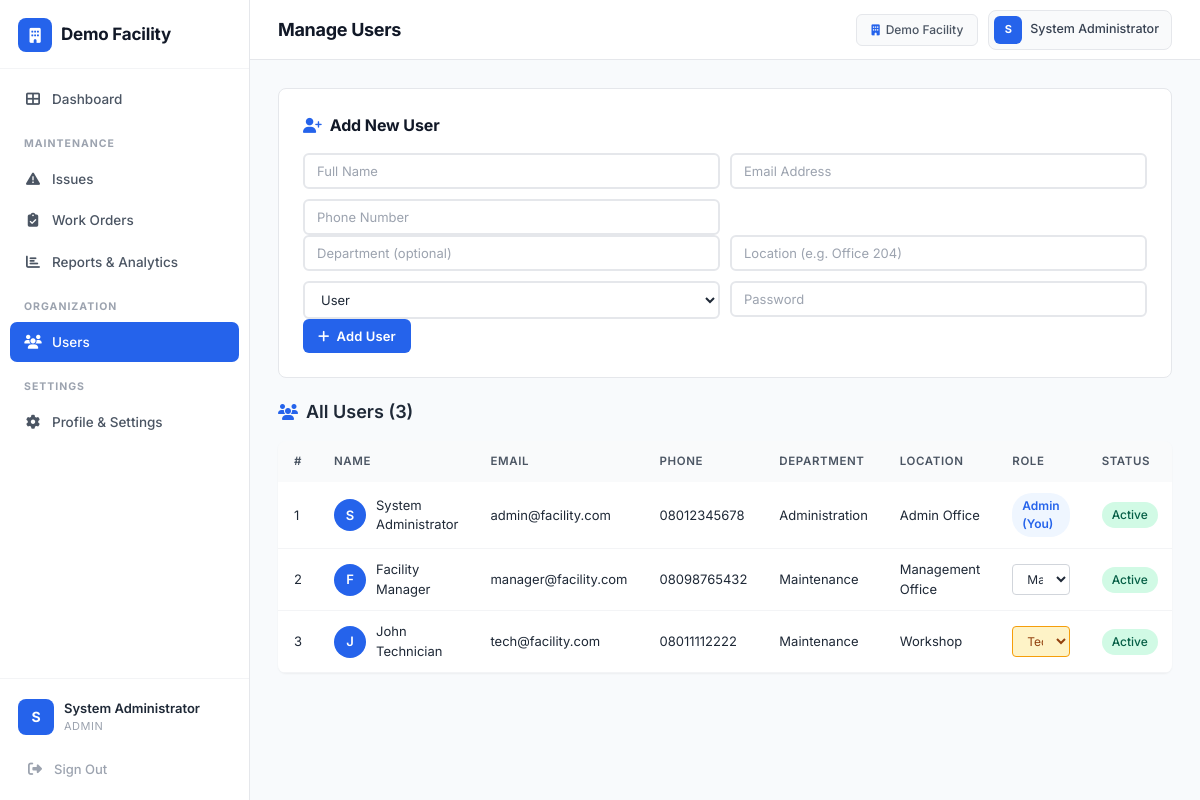
The page /admin/users.php (signed in) on the database its author committed.
### tables this page shows
CREATE TABLE IF NOT EXISTS users (
    id INT AUTO_INCREMENT PRIMARY KEY,
    organization_id INT NOT NULL,
    full_name VARCHAR(100) NOT NULL,
    email VARCHAR(150) NOT NULL UNIQUE,
    password_hash VARCHAR(255) NOT NULL,
    phone VARCHAR(20),
    department VARCHAR(100),
    location VARCHAR(200),
    profile_image VARCHAR(255) DEFAULT NULL,
    role ENUM('user', 'technician', 'manager', 'admin', 'superadmin') NOT NULL DEFAULT 'user',
    is_approved TINYINT(1) NOT NULL DEFAULT 0,
    is_active TINYINT(1) NOT NULL DEFAULT 1,
    created_at TIMESTAMP DEFAULT CURRENT_TIMESTAMP,
    updated_at TIMESTAMP DEFAULT CURRENT_TIMESTAMP ON UPDATE CURRENT_TIMESTAMP,
    FOREIGN KEY (organization_id) REFERENCES organizations(id) ON DELETE CASCADE
);

### includes/auth.php (called while the page is built, shortened)
<?php
function is_logged_in() {
    return isset($_SESSION['user_id']);
}
function current_user() {
    return [
        'id' => $_SESSION['user_id'],
        'name' => $_SESSION['user_name'],
        'email' => $_SESSION['user_email'],
        'role' => $_SESSION['user_role'],
        'organization_id' => $_SESSION['organization_id'],
        'org_name' => $_SESSION['org_name'],
        'org_code' => $_SESSION['org_code'],
        'profile_image' => $_SESSION['profile_image'] ?? null,
        'logo_path' => $_SESSION['logo_path'] ?? null
    ];
}
?>

### admin/users.php (the view, shortened to what this page needs)
<?php
require_once __DIR__ . '/../includes/auth.php';
$page_title = 'Manage Users';
$db = getDBConnection();
$org_id = get_org_id();
$stmt = $db->prepare("SELECT * FROM users WHERE organization_id = ? AND is_approved = 1 ORDER BY created_at DESC");
$stmt->execute([$org_id]);
$users = $stmt->fetchAll();
require_once __DIR__ . '/../includes/header.php';
?>
<div class="detail-card" style="margin-bottom: 20px;">
    <h2><i class="fas fa-user-plus"></i> Add New User</h2>
    <form method="POST" action="" class="add-user-form">
        <div class="form-row">
            <div class="form-group">
                <input type="text" name="full_name" placeholder="Full Name" required>
            </div>
            <div class="form-group">
                <input type="email" name="email" placeholder="Email Address" required>
            </div>
            <div class="form-group">
                <input type="tel" name="phone" placeholder="Phone Number">
            </div>
        </div>
        <div class="form-row">
            <div class="form-group">
                <input type="text" name="department" placeholder="Department (optional)">
            </div>
            <div class="form-group">
                <input type="text" name="location" placeholder="Location (e.g. Office 204)">
            </div>
            <div class="form-group">
                <select name="new_role">
                    <option value="user">User</option>
                </select>
            </div>
            <div class="form-group">
                <input type="password" name="password" placeholder="Password" required minlength="6">
            </div>
        </div>
        <button type="submit" class="btn btn-primary btn-sm">
            <i class="fas fa-plus"></i> Add User
        </button>
    </form>
</div>
<div class="section-header">
    <h2><i class="fas fa-users"></i> All Users (<?php echo count($users); ?>)</h2>
</div>
<div class="table-responsive">
    <table class="data-table" id="usersTable">
        <thead>
            <tr>
                <th>#</th>
                <th>Name</th>
                <th>Email</th>
                <th>Phone</th>
                <th>Department</th>
                <th>Location</th>
                <th>Role</th>
                <th>Status</th>
            </tr>
        </thead>
        <tbody>
            <?php foreach ($users as $u): ?>
            <tr class="<?php echo !$u['is_active'] ? 'row-inactive' : ''; ?>">
                <td><?php echo $u['id']; ?></td>
                <td>
                    <div class="user-cell">
                        <div class="user-avatar-sm"><?php echo strtoupper(substr($u['full_name'], 0, 1)); ?></div>
                        <?php echo htmlspecialchars($u['full_name']); ?>
                    </div>
                </td>
                <td><?php echo htmlspecialchars($u['email']); ?></td>
                <td><?php echo htmlspecialchars($u['phone']); ?></td>
                <td><?php echo htmlspecialchars($u['department'] ?? '-'); ?></td>
                <td><?php echo htmlspecialchars($u['location']); ?></td>
                <td>
                    <?php if ($u['id'] !== $_SESSION['user_id']): ?>
                    <form method="POST" action="" class="inline-form role-form">
                        <select name="new_role" onchange="this.form.submit()" class="role-select role-<?php echo $u['role']; ?>">
                            <option value="technician" <?php echo $u['role'] === 'technician' ? 'selected' : ''; ?>>Technician</option>
                            <option value="manager" <?php echo $u['role'] === 'manager' ? 'selected' : ''; ?>>Manager</option>
                        </select>
                    </form>
                    <?php else: ?>
                    <span class="badge badge-role"><?php echo ucfirst($u['role']); ?> (You)</span>
                    <?php endif; ?>
                </td>
                <td>
                    <span class="badge <?php echo $u['is_active'] ? 'badge-active' : 'badge-inactive'; ?>">
                        <?php echo $u['is_active'] ? 'Active' : 'Inactive'; ?>
                    </span>
                </td>
            </tr>
            <?php endforeach; ?>
        </tbody>
    </table>
</div>
<?php require_once __DIR__ . '/../includes/footer.php'; ?>

### includes/header.php (shortened to what this page needs)
<?php
$user = current_user();
$user_role = $user ? $user['role'] : '';
$current_page = basename($_SERVER['PHP_SELF']);
$current_dir = basename(dirname($_SERVER['PHP_SELF']));
?>
<!DOCTYPE html>
<html lang="en">
<head>
    <link rel="stylesheet" href="https://cdnjs.cloudflare.com/ajax/libs/font-awesome/6.4.0/css/all.min.css">
    <link rel="stylesheet" href="<?php echo APP_URL; ?>/assets/css/style.css">
</head>
<body>
    <?php if ($user): ?>
    <aside class="sidebar" id="sidebar">
        <div class="sidebar-header">
            <a href="<?php echo APP_URL; ?>" class="logo">
                <?php if ($user['logo_path']): ?>
                    <img src="<?php echo APP_URL . '/' . htmlspecialchars($user['logo_path']); ?>" alt="Logo" class="sidebar-org-logo">
                <?php else: ?>
                    <div class="logo-icon"><i class="fas fa-building"></i></div>
                <?php endif; ?>
                <span class="logo-text"><?php echo htmlspecialchars(strlen($user['org_name']) > 15 ? substr($user['org_name'],0,15).'...' : $user['org_name']); ?></span>
            </a>
        </div>
        <nav class="sidebar-nav">
            <?php if ($user_role === 'user'): ?>
                <a href="<?php echo APP_URL; ?>/tenant/dashboard.php" class="nav-item <?php echo ($current_page === 'dashboard.php' && $current_dir === 'tenant') ? 'active' : ''; ?>">
                    <i class="fas fa-th-large"></i>
                    <span>Dashboard</span>
                </a>
                <a href="<?php echo APP_URL; ?>/tenant/new-request.php" class="nav-item <?php echo $current_page === 'new-request.php' ? 'active' : ''; ?>">
                    <i class="fas fa-plus-circle"></i>
                    <span>Report Issue</span>
                </a>
                <a href="<?php echo APP_URL; ?>/tenant/my-requests.php" class="nav-item <?php echo $current_page === 'my-requests.php' ? 'active' : ''; ?>">
                    <i class="fas fa-clipboard-list"></i>
                    <span>My Reports</span>
                </a>
                <div class="nav-label">Settings</div>
                <a href="<?php echo APP_URL; ?>/profile.php" class="nav-item <?php echo $current_page === 'profile.php' ? 'active' : ''; ?>">
                    <i class="fas fa-user-cog"></i>
                    <span>Profile Settings</span>
                </a>
            <?php else:  ?>
                <a href="<?php echo APP_URL; ?>/admin/dashboard.php" class="nav-item <?php echo ($current_page === 'dashboard.php' && $current_dir === 'admin') ? 'active' : ''; ?>">
                    <i class="fas fa-th-large"></i>
                    <span>Dashboard</span>
                </a>
                <div class="nav-label">Maintenance</div>
                <a href="<?php echo APP_URL; ?>/admin/requests.php" class="nav-item <?php echo $current_page === 'requests.php' ? 'active' : ''; ?>">
                    <i class="fas fa-triangle-exclamation"></i>
                    <span>Issues</span>
                </a>
                <a href="<?php echo APP_URL; ?>/admin/manage-request.php" class="nav-item <?php echo $current_page === 'manage-request.php' ? 'active' : ''; ?>">
                    <i class="fas fa-clipboard-check"></i>
                    <span>Work Orders</span>
                </a>
                <a href="<?php echo APP_URL; ?>/admin/reports.php" class="nav-item <?php echo $current_page === 'reports.php' ? 'active' : ''; ?>">
                    <i class="fas fa-chart-bar"></i>
                    <span>Reports &amp; Analytics</span>
                </a>
                <?php if ($user_role === 'admin'): ?>
                <div class="nav-label">Organization</div>
                <a href="<?php echo APP_URL; ?>/admin/users.php" class="nav-item <?php echo $current_page === 'users.php' ? 'active' : ''; ?>">
                    <i class="fas fa-users"></i>
                    <span>Users</span>
                </a>
                <?php endif; ?>
                <div class="nav-label">Settings</div>
                <a href="<?php echo APP_URL; ?>/profile.php" class="nav-item <?php echo $current_page === 'profile.php' ? 'active' : ''; ?>">
                    <i class="fas fa-cog"></i>
                    <span>Profile & Settings</span>
                </a>
            <?php endif; ?>
        </nav>
        <div class="sidebar-footer">
            <div class="user-info">
                <?php if ($user['profile_image']): ?>
                    <img src="<?php echo APP_URL . '/' . htmlspecialchars($user['profile_image']); ?>" alt="User" class="user-avatar-img">
                <?php else: ?>
                    <div class="user-avatar"><?php echo strtoupper(substr($user['name'], 0, 1)); ?></div>
                <?php endif; ?>
                <div class="user-details">
                    <span class="user-name"><?php echo htmlspecialchars($user['name']); ?></span>
                    <span class="user-role"><?php echo ucfirst($user_role); ?></span>
                </div>
            </div>
            <a href="<?php echo APP_URL; ?>/logout.php" class="nav-item logout-btn">
                <i class="fas fa-sign-out-alt"></i>
                <span>Sign Out</span>
            </a>
        </div>
    </aside>
    <main class="main-content" id="mainContent">
        <header class="top-navbar">
            <div class="navbar-left">
                <div class="page-heading">
                    <h1 class="page-title"><?php echo htmlspecialchars($page_title); ?></h1>
                </div>
            </div>
            <div class="navbar-right">
                <div class="org-pill">
                    <?php if ($user['logo_path']): ?>
                        <img src="<?php echo APP_URL . '/' . htmlspecialchars($user['logo_path']); ?>" alt="Org" class="nav-org-img">
                    <?php else: ?>
                        <i class="fas fa-building"></i>
                    <?php endif; ?>
                    <?php echo htmlspecialchars($user['org_name']); ?>
                </div>
                <div class="nav-user-pill">
                    <?php if ($user['profile_image']): ?>
                        <img src="<?php echo APP_URL . '/' . htmlspecialchars($user['profile_image']); ?>" alt="Avatar" class="nav-avatar-img">
                    <?php else: ?>
                        <div class="nav-avatar"><?php echo strtoupper(substr($user['name'], 0, 1)); ?></div>
                    <?php endif; ?>
                    <span><?php echo htmlspecialchars($user['name']); ?></span>
                </div>
            </div>
        </header>
        <div class="page-content">
    <?php else: ?>
    <main class="auth-main">
    <?php endif; ?>

### includes/footer.php (shortened to what this page needs)
<?php
$user = current_user();
?>
        <?php if ($user): ?>
        </div>
    </main>
        <?php else: ?>
    </main>
        <?php endif; ?>
</body>
</html>

### rows shown on the page
users: full_name "S", full_name "System Administrator", role "ADMIN", id "1", email "admin@facility.com", phone "08012345678", department "Administration", location "Admin Office", role "Admin", is_active "Active"
users: id "2", full_name "F", full_name "Facility Manager", email "manager@facility.com", phone "08098765432", department "Maintenance", location "Management Office", new_role "Manager", is_active "Active"
users: id "3", full_name "J", full_name "John Technician", email "tech@facility.com", phone "08011112222", department "Maintenance", location "Workshop", new_role "Technician", is_active "Active"

### other values the page prints
$page_title "Manage Users"
$user['org_name'] "Demo Facility"
count($users) "3"
